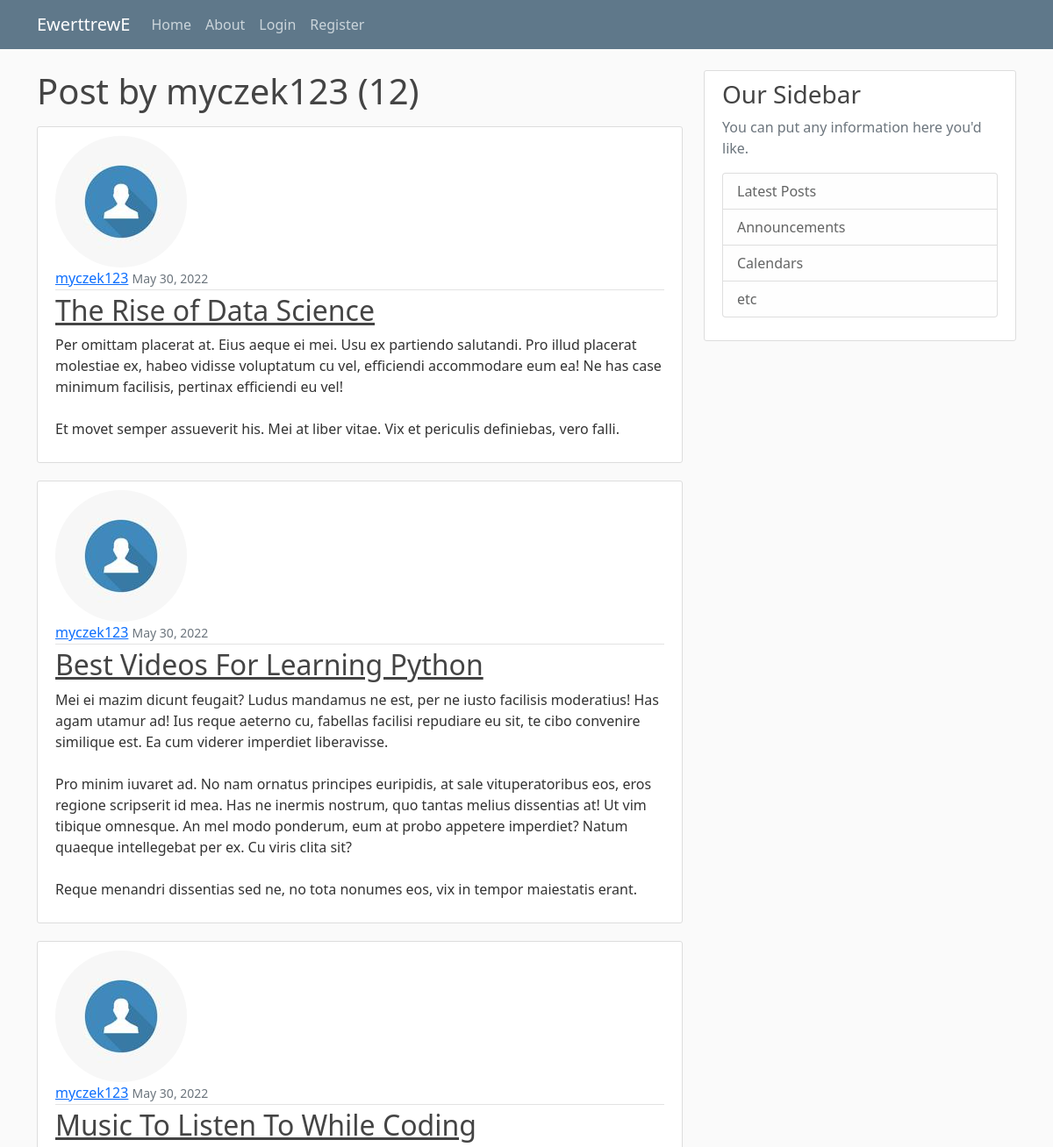
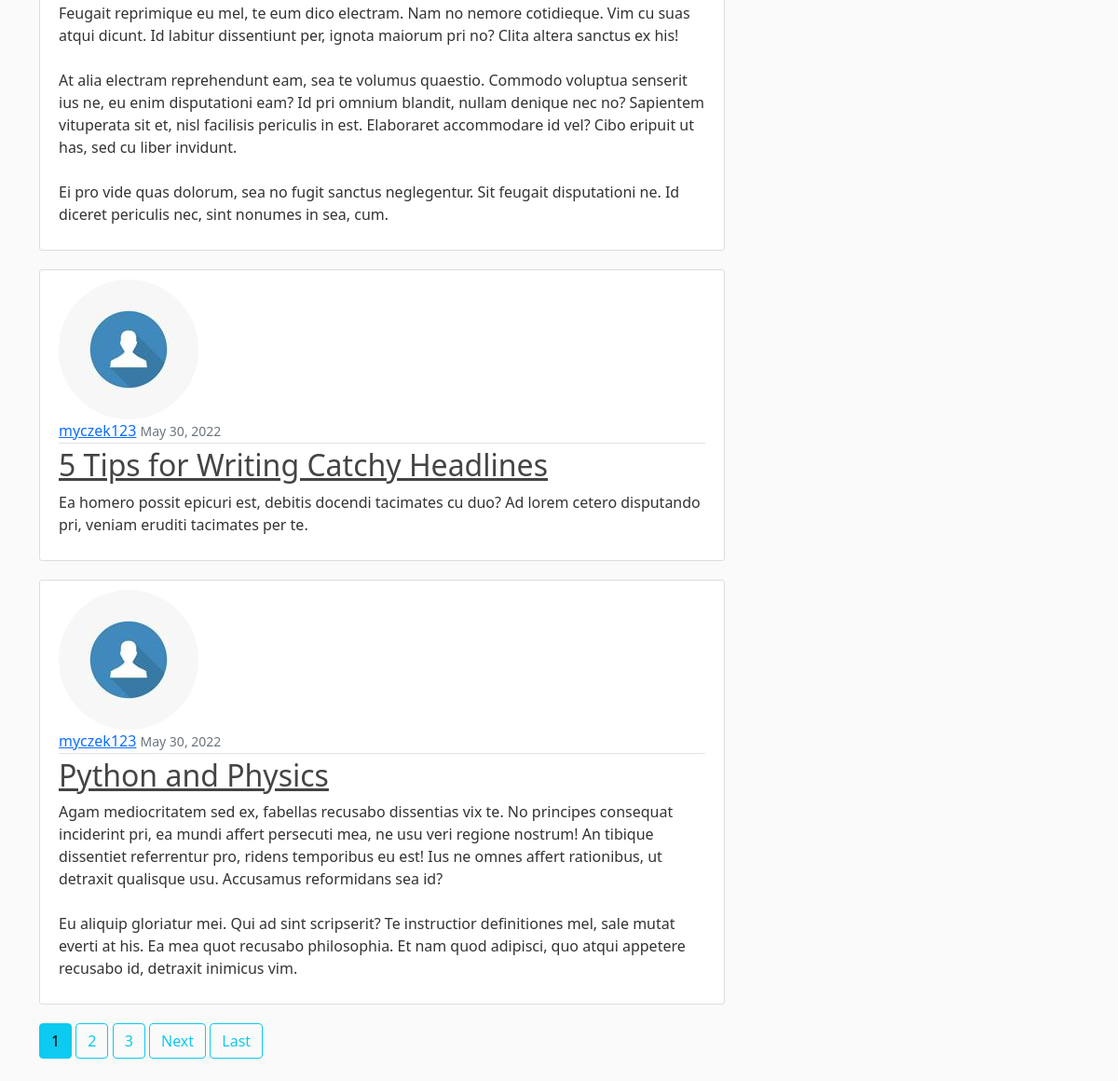
Screenshot of /user/myczek123 with the database file from the repository (2 pictures, top to bottom).
### blog/models.py (models this page shows, shortened)
class Post(models.Model):
	title = models.CharField(max_length=100)
	content = models.TextField()
	date_posted = models.DateTimeField(default=timezone.now)
	author = models.ForeignKey(User, on_delete=models.CASCADE)
	"""
	zeby moc w jakis sposob powiedziec browserowi ze chcemy konkretny post
	mozemy uzyc reverse. Rozni sie tym od redirecta ze redirect przerzuca nas
	do specjalnie wyznaczonego routa, natomiast reverse
	zwroci cala sciezke URL jako string do tego routa i dlatego chcemy reverse
	bo korzystamy z klasy i ona zrobi to za nas i sama nas zredirectuje
	"""

### users/models.py (models this page shows, shortened)
class Profile(models.Model):
	user = models.OneToOneField(User, on_delete=models.CASCADE)
	image = models.ImageField(default='default.jpg', upload_to='profile_pics')

### blog/views.py (the view)
# urls.py: path('user/<str:username>', UserPostListView.as_view(), name='user-posts'),
class UserPostListView(ListView):
	model = Post
	template_name = 'blog/user_post.html' # <app>/<model>_<viewtype>.html
	context_object_name = 'posts'
	ordering = ['-date_posted']
	paginate_by = 5
	def get_queryset(self):
		user = get_object_or_404(User, username=self.kwargs.get('username'))
		return Post.objects.filter(author=user).order_by('-date_posted')

### blog/templates/blog/user_post.html (shortened to what this page needs)
{% extends "blog/base.html" %}
{% block content %}
<h1 class="mb-3">Post by {{ view.kwargs.username }} ({{ page_obj.paginator.count }}) </h1>
	{% for post in posts %}
		<article class="media content-section">
		    <img class="rounded-circle article-image"src="{{ post.author.profile.image.url }}">
		    <div class="media-body">
		    	<div class="article-metadata">
		      		<a class="mr-2" href="{% url 'user-posts' post.author.username %}">{{ post.author }}</a>
		      		<small class="text-muted">{{ post.date_posted|date:"F d, Y" }}</small>
		    	</div>
		    	<h2><a class="article-title" href="{% url 'post-detail' post.id %}">{{ post.title }}</a></h2>
		    	<p class="article-content">{{ post.content }}</p>
		  	</div>
		</article>
	{% endfor %}
	{% if is_paginated %}
		{% for num in page_obj.paginator.page_range %}
			{% if page_obj.number == num %}
				<a class="btn btn-info mb-4" href="?page={{ num }}">{{ num }}</a>
			{% elif num > page_obj.number|add:'-3' and num < page_obj.number|add:'3'%}
				<a class="btn btn-outline-info mb-4" href="?page={{ num }}">{{ num }}</a>
			{% endif %}
		{% endfor %}
		{% if page_obj.has_next %}
			<a class="btn btn-outline-info mb-4" href="?page={{ page_obj.next_page_number }}">Next</a>
			<a class="btn btn-outline-info mb-4" href="?page={{ page_obj.paginator.num_pages }}">Last</a>
		{% endif %}
	{% endif %}
{% endblock content %}

### blog/templates/blog/base.html (shortened to what this page needs)
{% load static %}
<!DOCTYPE html>
<html>
<head>
    <link href="https://cdn.jsdelivr.net/npm/bootstrap@5.1.3/dist/css/bootstrap.min.css" rel="stylesheet">
    <link rel="stylesheet" type="text/css" href="{% static 'blog/main.css' %}">
</head>
<body>
	<header class="site-header">
	  <nav class="navbar navbar-expand-md navbar-dark bg-steel fixed-top">
	    <div class="container">
	      <a class="navbar-brand mr-4" href="{% url 'blog-home' %}">EwerttrewE</a>
	      <div class="collapse navbar-collapse" id="navbarToggle">
	        <div class="navbar-nav mr-auto">
	          <a class="nav-item nav-link" href="{% url 'blog-home' %}">Home</a>
	          <a class="nav-item nav-link" href="{% url 'blog-about' %}">About</a>
	        </div>
	        <div class="navbar-nav">
	        	{% if user.is_authenticated %}
	        		<a class="nav-item nav-link" href="{% url 'post-create'%}">New Post</a>
	        		<a class="nav-item nav-link" href="{% url 'profile'%}">Profile</a>
	        		<a class="nav-item nav-link" href="{% url 'logout'%}">Logout</a>
	        	{% else %}
		        	<a class="nav-item nav-link" href="{% url 'login'%}">Login</a>
		        	<a class="nav-item nav-link" href="{% url 'register'%}">Register</a>
		    	{% endif %}
	        </div>
	      </div>
	    </div>
	  </nav>
	</header>
	<main role="main" class="container">
	  <div class="row">
	    <div class="col-md-8">
	      {% block content %}
	      {% endblock %}
	    </div>
	    <div class="col-md-4">
	      <div class="content-section">
	        <h3>Our Sidebar</h3>
	        <p class='text-muted'>You can put any information here you'd like.
	          <ul class="list-group">
	            <li class="list-group-item list-group-item-light">Latest Posts</li>
	            <li class="list-group-item list-group-item-light">Announcements</li>
	            <li class="list-group-item list-group-item-light">Calendars</li>
	            <li class="list-group-item list-group-item-light">etc</li>
	          </ul>
	        </p>
	      </div>
	    </div>
	  </div>
	</main>
</body>
</html>

### blog/static/blog/main.css (style rules this page uses)
body { background: #fafafa; color: #333333; margin-top: 5rem; }
h1, h2, h3, h4, h5, h6 { color: #444444; }
ul { margin: 0; }
.bg-steel { background-color: #5f788a; }
.site-header .navbar-nav .nav-link { color: #cbd5db; }
.content-section { background: #ffffff; padding: 10px 20px; border: 1px solid #dddddd; border-radius: 3px; margin-bottom: 20px; }
.article-title { color: #444444; }
.article-content { white-space: pre-line; }
.article-metadata { padding-bottom: 1px; margin-bottom: 4px; border-bottom: 1px solid #e3e3e3 }

### rows the page displays
Post: author.profile.image (placeholder picture), author "myczek123", date_posted "May 30, 2022", title "The Rise of Data Science", content "Per omittam placerat at. Eius aeque ei mei. Usu ex partiendo salutandi. Pro illud placerat molestiae ex, habeo vidisse voluptatum cu vel, efficiendi accommodare eum ea! Ne has case minimum facilisis, pertinax efficiendi eu vel! Et movet semper assueverit his. Mei at liber vitae. Vix et periculis definiebas, vero falli."
Post: author.profile.image (placeholder picture), author "myczek123", date_posted "May 30, 2022", title "Best Videos For Learning Python", content "Mei ei mazim dicunt feugait? Ludus mandamus ne est, per ne iusto facilisis moderatius! Has agam utamur ad! Ius reque aeterno cu, fabellas facilisi repudiare eu sit, te cibo convenire similique est. Ea cum viderer imperdiet liberavisse. Pro minim iuvaret ad. No nam ornatus principes euripidis, at sale vituperatoribus eos, eros regione scripserit id mea. Has ne inermis nostrum, quo tantas melius dissentias at! Ut vim tibique omnesque. An mel modo ponderum, eum at probo appetere imperdiet? Natum quaeque intellegebat per ex. Cu viris clita sit? Reque menandri dissentias sed ne, no tota nonumes eos, vix in tempor maiestatis erant."
Post: author.profile.image (placeholder picture), author "myczek123", date_posted "May 30, 2022", title "Music To Listen To While Coding", content "Feugait reprimique eu mel, te eum dico electram. Nam no nemore cotidieque. Vim cu suas atqui dicunt. Id labitur dissentiunt per, ignota maiorum pri no? Clita altera sanctus ex his! At alia electram reprehendunt eam, sea te volumus quaestio. Commodo voluptua senserit ius ne, eu enim disputationi eam? Id pri omnium blandit, nullam denique nec no? Sapientem vituperata sit et, nisl facilisis periculis in est. Elaboraret accommodare id vel? Cibo eripuit ut has, sed cu liber invidunt. Ei pro vide quas dolorum, sea no fugit sanctus neglegentur. Sit feugait disputationi ne. Id diceret periculis nec, sint nonumes in sea, cum."
Post: author.profile.image (placeholder picture), author "myczek123", date_posted "May 30, 2022", title "5 Tips for Writing Catchy Headlines", content "Ea homero possit epicuri est, debitis docendi tacimates cu duo? Ad lorem cetero disputando pri, veniam eruditi tacimates per te."
Post: author.profile.image (placeholder picture), author "myczek123", date_posted "May 30, 2022", title "Python and Physics", content "Agam mediocritatem sed ex, fabellas recusabo dissentias vix te. No principes consequat inciderint pri, ea mundi affert persecuti mea, ne usu veri regione nostrum! An tibique dissentiet referrentur pro, ridens temporibus eu est! Ius ne omnes affert rationibus, ut detraxit qualisque usu. Accusamus reformidans sea id? Eu aliquip gloriatur mei. Qui ad sint scripserit? Te instructior definitiones mel, sale mutat everti at his. Ea mea quot recusabo philosophia. Et nam quod adipisci, quo atqui appetere recusabo id, detraxit inimicus vim."

### other values shown
{{ view.kwargs.username }} "myczek123"
{{ page_obj.paginator.count }} "12"
{{ num }} "1"
{{ num }} "2" "3"
